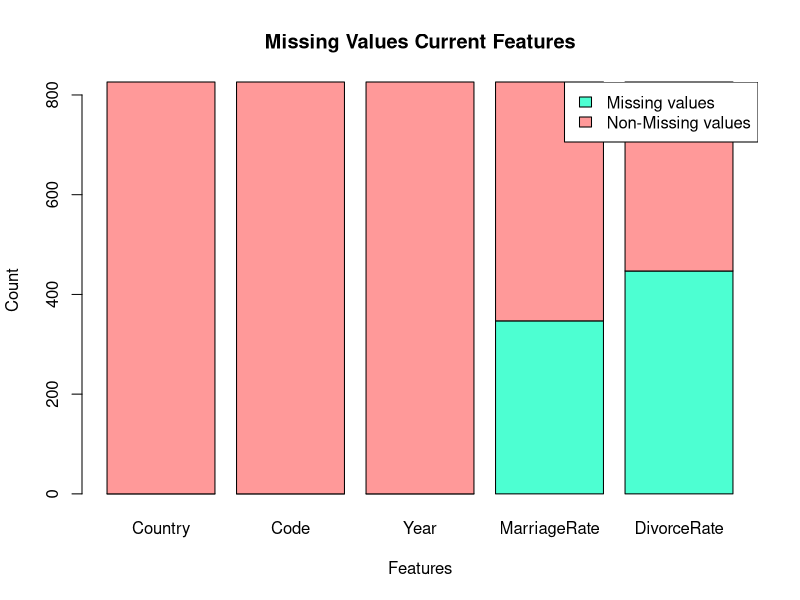
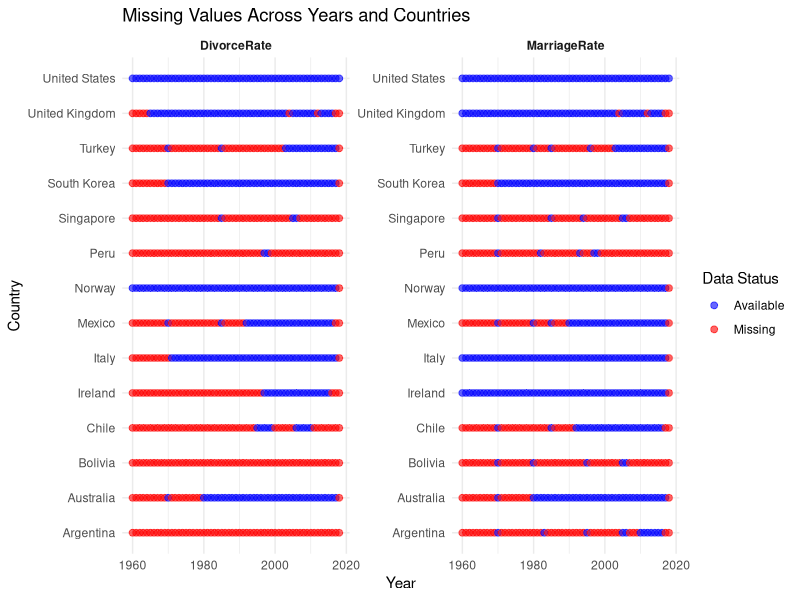

Here is the R script that generated these plots, in order:
## ---- chunk 1
library(tidyr)
library(dplyr)
library(ggplot2)
## ---- chunk 2
marriage_data <- read.csv("marriage-rate-per-1000-inhabitants.csv")
divorce_data <- read.csv("divorces-per-1000-people.csv")
# indicator <- read.csv("WDICSV.csv")
## ---- chunk 3
marriage_divorce <- marriage_data |> 
  left_join(divorce_data, by = c("Entity", "Code", "Year")) 
names(marriage_divorce)[1] <- "Country"
names(marriage_divorce)[4] <- "MarriageRate"
names(marriage_divorce)[5] <- "DivorceRate"

na_divorce <- sum(is.na(marriage_divorce$DivorceRate))
na_marriage <- sum(is.na(marriage_divorce$MarriageRate))
## ---- chunk 4
all_years <- data.frame(Year = 1960:2018)
entities <- unique(marriage_divorce[, c("Country", "Code")])
expanded_data <- merge(entities, all_years, by = NULL)
complete_data <- merge(expanded_data, marriage_divorce, 
                       by = c("Country", "Code", "Year"), 
                       all.x = TRUE)
na_merge_divorce <- sum(is.na(complete_data$DivorceRate))
na_merge_marriage <- sum(is.na(complete_data$MarriageRate))
## ---- chunk 5
binMat <- rbind(
  Missing = colSums(is.na(complete_data)),
  NonMissing = colSums(!is.na(complete_data))
)

barplot(binMat, 
        main = "Missing Values Current Features", 
        xlab = "Features", 
        ylab = "Count", 
        col = c("#4dffd2", "#ff9999"))

legend("topright", 
       legend = c("Missing values", "Non-Missing values"), 
       fill = c("#4dffd2", "#ff9999"))
## ---- chunk 6
long_data <- complete_data %>%
  pivot_longer(cols = c("MarriageRate", "DivorceRate"), # Include only relevant columns
               names_to = "Variable", values_to = "Value") %>%
  mutate(Missing = is.na(Value)) 

ggplot(long_data, aes(x = Year, y = Country, color = Missing)) +
  geom_point(alpha = 0.6, size = 2) +
  scale_color_manual(values = c("TRUE" = "red", "FALSE" = "blue"),
                     labels = c("Available", "Missing")) +
  facet_wrap(~Variable, scales = "free_y") +
  labs(title = "Missing Values Across Years and Countries",
       x = "Year", y = "Country", color = "Data Status") +
  theme_minimal() +
  theme(axis.text.x = element_text(),
        strip.text = element_text(face = "bold"))
